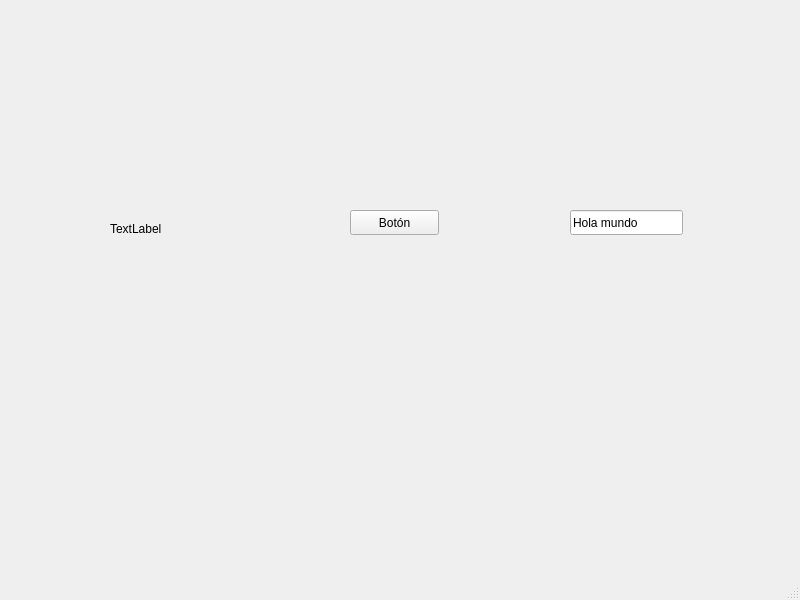
<?xml version="1.0" encoding="UTF-8"?>
<ui version="4.0">
 <class>MainWindow</class>
 <widget class="QMainWindow" name="MainWindow">
  <property name="geometry">
   <rect>
    <x>0</x>
    <y>0</y>
    <width>800</width>
    <height>600</height>
   </rect>
  </property>
  <property name="windowTitle">
   <string>MainWindow</string>
  </property>
  <widget class="QWidget" name="centralwidget">
   <widget class="QPushButton" name="Boton">
    <property name="geometry">
     <rect>
      <x>350</x>
      <y>210</y>
      <width>89</width>
      <height>25</height>
     </rect>
    </property>
    <property name="text">
     <string>Botón</string>
    </property>
   </widget>
   <widget class="QLineEdit" name="Texto">
    <property name="enabled">
     <bool>true</bool>
    </property>
    <property name="geometry">
     <rect>
      <x>570</x>
      <y>210</y>
      <width>113</width>
      <height>25</height>
     </rect>
    </property>
    <property name="text">
     <string>Hola mundo</string>
    </property>
   </widget>
   <widget class="QLabel" name="Etiqueta1">
    <property name="geometry">
     <rect>
      <x>110</x>
      <y>220</y>
      <width>67</width>
      <height>17</height>
     </rect>
    </property>
    <property name="text">
     <string>TextLabel</string>
    </property>
   </widget>
  </widget>
  <widget class="QMenuBar" name="menubar">
   <property name="geometry">
    <rect>
     <x>0</x>
     <y>0</y>
     <width>800</width>
     <height>22</height>
    </rect>
   </property>
  </widget>
  <widget class="QStatusBar" name="statusbar"/>
 </widget>
 <resources/>
 <connections/>
</ui>
